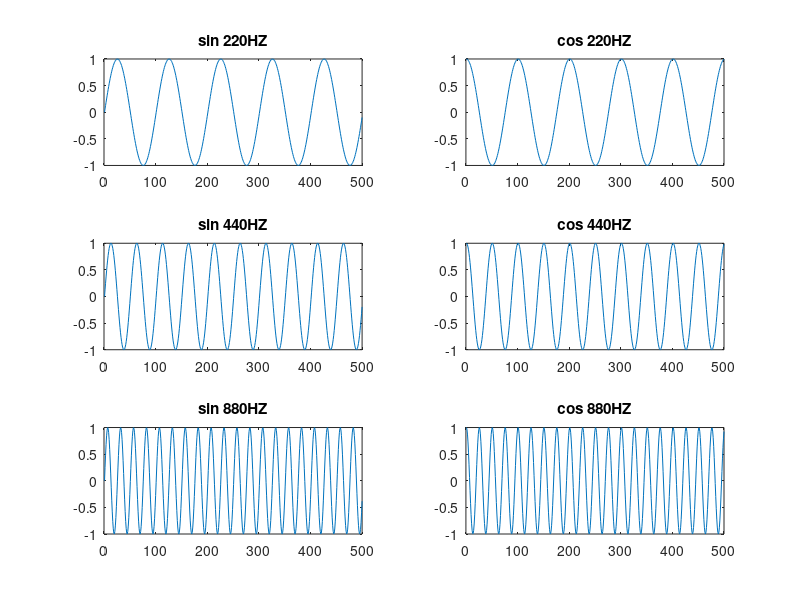

The MATLAB source for this figure:
sampleFreq = 22025;
nsec = 10;
freq220 = 220;
freq440 = 440;
freq880 = 880;
duration = nsec * sampleFreq;
n = 0:duration;

y220 = sin((2*pi*n*freq220)/sampleFreq);
y440 = sin((2*pi*n*freq440)/sampleFreq);
y880 = sin((2*pi*n*freq880)/sampleFreq);

subplot(3,2,1);
plot(y220(1:500));
title('sin 220HZ')
subplot(3,2,3);
plot(y440(1:500));
title('sin 440HZ')
subplot(3,2,5);
plot(y880(1:500));
title('sin 880HZ')

y220 = cos((2*pi*n*freq220)/sampleFreq);
y440 = cos((2*pi*n*freq440)/sampleFreq);
y880 = cos((2*pi*n*freq880)/sampleFreq);

subplot(3,2,2);
plot(y220(1:500));
title('cos 220HZ')
subplot(3,2,4);
plot(y440(1:500));
title('cos 440HZ')
subplot(3,2,6);
plot(y880(1:500));
title('cos 880HZ')




